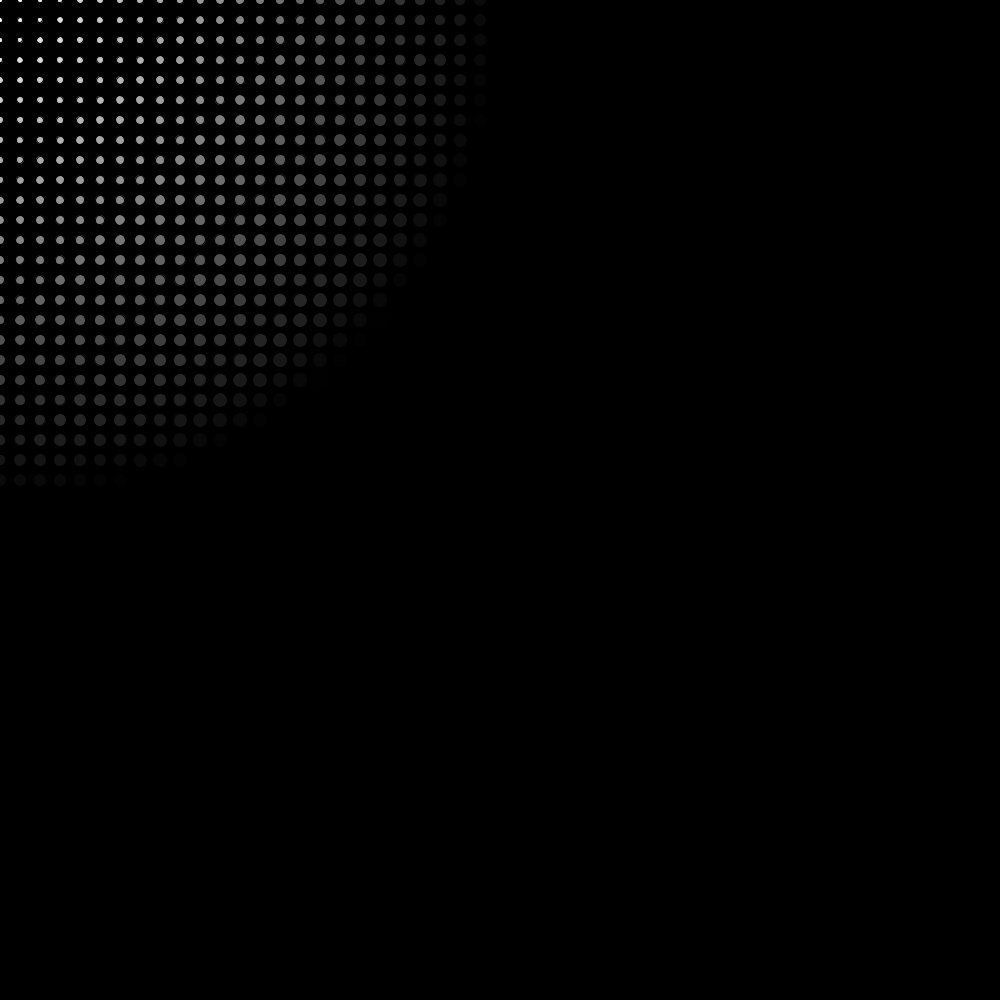
Frame 1 (no input)
Frame 60 (the mouse pressed at the canvas centre just before this capture): identical to frame 1, image omitted
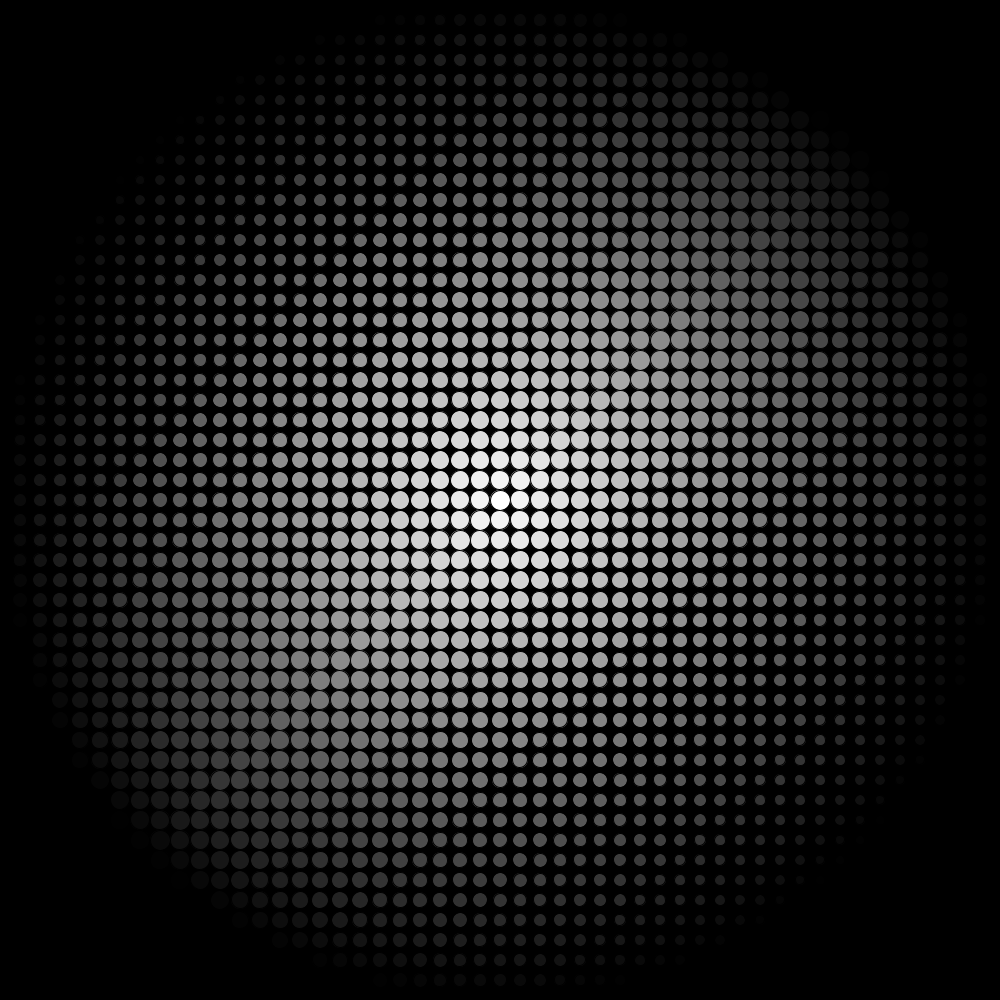
Frame 120 (the mouse held since frame 60 and released just before this capture)

The Processing sketch that drew these frames (run headless with seeded random() and noise(); from frame 60 on, the mouse is pressed at the canvas centre):

// Processing sketch: lightUp
// ── lightUp.pde
void setup(){
  size(1000,1000);
}

void draw(){
  background(0);
  for(int i=0;i<=height;i+=20){
    for(int j=0;j<=width;j+=20){
      fill(map(dist(j,i,mouseX,mouseY),0,500,255,0));
      float size=map(abs(i+j-1000),1000,0,5,20);
      ellipse(j,i,size,size);
    }
  }
}
